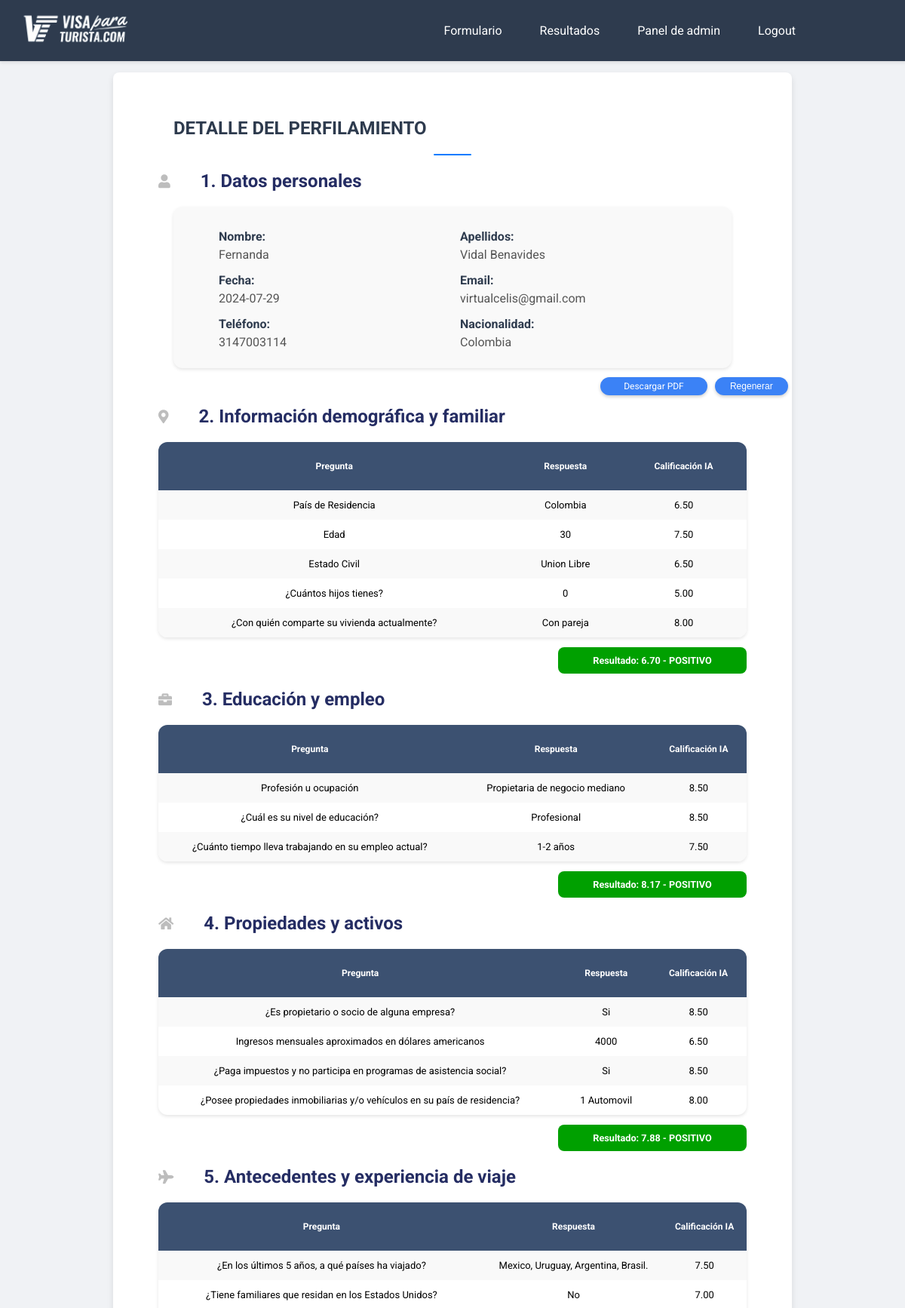
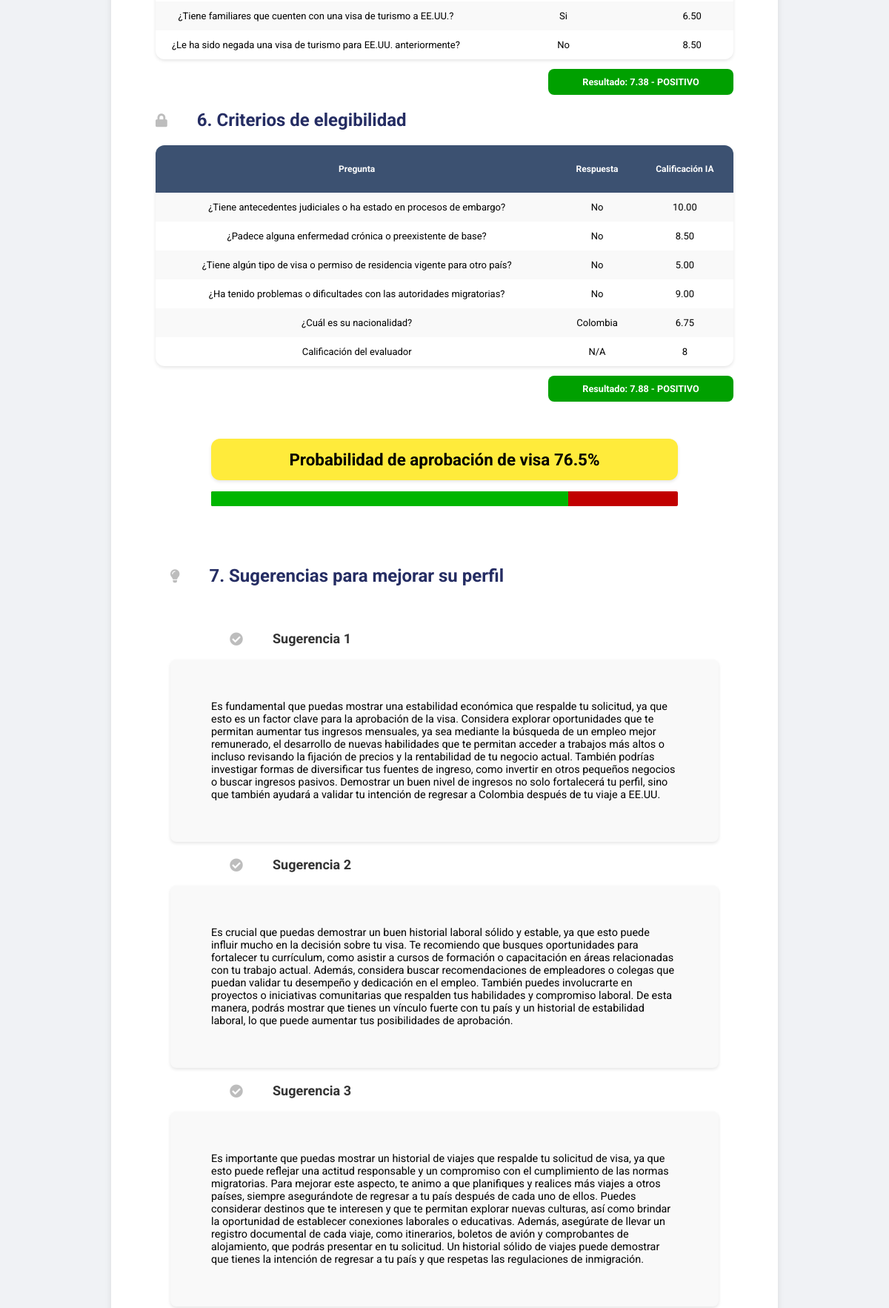
The page /detail/4 (signed in, upper part) on the database its author committed (2 pictures, top to bottom).
### models.py (models this page shows)
class FormResult(db.Model):
  id = db.Column(db.Integer, primary_key=True)
  fecha = db.Column(db.String(50), nullable=False)
  nombre = db.Column(db.String(100), nullable=False)
  apellidos = db.Column(db.String(100), nullable=False)
  email = db.Column(db.String(100), nullable=False)
  telefono = db.Column(db.String(50), nullable=False)
  pais_residencia = db.Column(db.String(100), nullable=False)
  edad = db.Column(db.Integer, nullable=False)
  estado_civil = db.Column(db.String(50), nullable=False)
  hijos = db.Column(db.String(50), nullable=False)
  vivienda = db.Column(db.String(100), nullable=False)
  profesion = db.Column(db.String(100), nullable=False)
  nivel_educacion = db.Column(db.String(100), nullable=False)
  tiempo_empleo = db.Column(db.String(100), nullable=False)
  propietario = db.Column(db.String(50), nullable=False)
  ingresos = db.Column(db.Integer, nullable=False)
  impuestos = db.Column(db.String(50), nullable=False)
  propiedades = db.Column(db.String(100), nullable=False)
  viajes = db.Column(db.String(100), nullable=False)
  familiares_eeuu = db.Column(db.String(100), nullable=False)
  familiares_visa = db.Column(db.String(100), nullable=False)
  visa_negada = db.Column(db.String(100), nullable=False)
  antecedentes = db.Column(db.String(100), nullable=False)
  enfermedades = db.Column(db.String(100), nullable=False)
  visa_otra = db.Column(db.String(100), nullable=False)
  problemas_migratorios = db.Column(db.String(100), nullable=False)
  nacionalidad = db.Column(db.String(100), nullable=False)
  calificacion = db.Column(db.Integer, nullable=False)
  calificacion_pais_residencia_ChatGPT = db.Column(db.Text, nullable=True)
  calificacion_edad_ChatGPT = db.Column(db.Text, nullable=True)
  calificacion_estado_civil_ChatGPT = db.Column(db.Text, nullable=True)
  calificacion_hijos_ChatGPT = db.Column(db.Text, nullable=True)
  calificacion_vivienda_ChatGPT = db.Column(db.Text, nullable=True)
  calificacion_profesion_ChatGPT = db.Column(db.Text, nullable=True)
  calificacion_nivel_educacion_ChatGPT = db.Column(db.Text, nullable=True)
  calificacion_tiempo_empleo_ChatGPT = db.Column(db.Text, nullable=True)
  calificacion_propietario_ChatGPT = db.Column(db.Text, nullable=True)
  calificacion_ingresos_ChatGPT = db.Column(db.Text, nullable=True)
  calificacion_impuestos_ChatGPT = db.Column(db.Text, nullable=True)
  calificacion_propiedades_ChatGPT = db.Column(db.Text, nullable=True)
  calificacion_viajes_ChatGPT = db.Column(db.Text, nullable=True)
  calificacion_familiares_eeuu_ChatGPT = db.Column(db.Text, nullable=True)
  calificacion_familiares_visa_ChatGPT = db.Column(db.Text, nullable=True)
  calificacion_visa_negada_ChatGPT = db.Column(db.Text, nullable=True)
  calificacion_antecedentes_ChatGPT = db.Column(db.Text, nullable=True)
  calificacion_enfermedades_ChatGPT = db.Column(db.Text, nullable=True)
  calificacion_visa_otra_ChatGPT = db.Column(db.Text, nullable=True)
  calificacion_problemas_migratorios_ChatGPT = db.Column(db.Text, nullable=True)
  calificacion_nacionalidad_ChatGPT = db.Column(db.Text, nullable=True)
  calificacion_criterios_confidenciales_ChatGPT = db.Column(db.Text, nullable=True)
  probabilidad = db.Column(db.Integer, nullable=False)
  sugerencia_1_ChatGPT = db.Column(db.Text, nullable=True)
  sugerencia_2_ChatGPT = db.Column(db.Text, nullable=True)
  sugerencia_3_ChatGPT = db.Column(db.Text, nullable=True)
  calificacion_categoria_informacion_demografica_familiar_ChatGPT = db.Column(db.Text, nullable=True)
  calificacion_categoria_educacion_empleo_ChatGPT = db.Column(db.Text, nullable=True)
  calificacion_categoria_propiedades_activos_ChatGPT = db.Column(db.Text, nullable=True)
  calificacion_categoria_antecedentes_experiencia_viaje_ChatGPT = db.Column(db.Text, nullable=True)
  calificacion_categoria_criterios_confidenciales_ChatGPT = db.Column(db.Text, nullable=True)
  notas = db.Column(db.Text, nullable=True)
  pdf_path = db.Column(db.String(200), nullable=False)

### app.py (the view)
@app.route('/detail/<int:id>')
@login_required
def detail(id):
    result = FormResult.query.get_or_404(id)
    return render_template('detail.html', result=result)

### app.py (called while the page is built)
@login_manager.user_loader
def load_user(id):
    return User.query.get(int(id))

### templates/detail.html (shortened to what this page needs)
<!DOCTYPE html>
<html lang="es">
<head>
    <link rel="stylesheet" href="https://cdnjs.cloudflare.com/ajax/libs/font-awesome/6.0.0-beta3/css/all.min.css">
</head>
<body>
  {% include 'base.html' %}
  {% block content %}
    <div class="container" id="content">
        <div class="header content-margins">
            <h1>Detalle del Perfilamiento</h1>
            <div class="separator"></div>
        </div>
        <h2><i class="fa fa-user"></i> 1. Datos personales</h2>
        <div class="personal-details content-margins">
            <div>
                <label>Nombre:</label>
                <span id="nombre-span">{{ result.nombre }}</span>
            </div>
            <div>
                <label>Apellidos:</label>
                <span id="apellidos-span">{{ result.apellidos }}</span>
            </div>
            <div>
                <label>Fecha:</label>
                <span id="fecha-span">{{ result.fecha }}</span>
            </div>
            <div>
                <label>Email:</label>
                <span id="email-span">{{ result.email }}</span>
            </div>
            <div data-html2canvas-ignore="true">
                <label>Teléfono:</label>
                <span id="telefono-span">{{ result.telefono }}</span>
            </div>
            <div data-html2canvas-ignore="true">
                <label>Nacionalidad:</label>
                <span id="nacionalidad-span">{{ result.nacionalidad }}</span>
            </div>
        </div>
        <div class="buttons" data-html2canvas-ignore="true">
          {% if current_user.roles[0].id == 1 %}
            <a href="#" class="descargaPDF" id="generatePDF" data-id="{{ result.id }}">Descargar PDF</a>
            <button type="button" onclick="document.getElementById('regenerar-form').submit();">Regenerar</button>
          {% else %}
            <a href="#" class="descargaPDF" id="generatePDF" data-id="{{ result.id }}">Descargar PDF</a>
            <button type="button" onclick="document.getElementById('regenerar-form').submit();">Regenerar</button>
          {% endif %}
        </div>
        <h2><i class="fa fa-map-marker-alt"></i> 2. Información demográfica y familiar</h2>
        <table class="other-info">
            <tr>
                <th>Pregunta</th>
                <th>Respuesta</th>
                <th>Calificación IA</th>
            </tr>
            <tr>
                <td>País de Residencia</td>
                <td>{{ result.pais_residencia }}</td>
                <td>{{ result.calificacion_pais_residencia_ChatGPT }}</td>
            </tr>
            <tr>
                <td>Edad</td>
                <td>{{ result.edad }}</td>
                <td>{{ result.calificacion_edad_ChatGPT }}</td>
            </tr>
            <tr>
                <td>Estado Civil</td>
                <td>{{ result.estado_civil }}</td>
                <td>{{ result.calificacion_estado_civil_ChatGPT }}</td>
            </tr>
            <tr>
                <td>¿Cuántos hijos tienes?</td>
                <td>{{ result.hijos }}</td>
                <td>{{ result.calificacion_hijos_ChatGPT }}</td>
            </tr>
            <tr>
                <td>¿Con quién comparte su vivienda actualmente?</td>
                <td>{{ result.vivienda }}</td>
                <td>{{ result.calificacion_vivienda_ChatGPT }}</td>
            </tr>
        </table>
        <div class="result-container">
            <div id="result-info-table" class="result-box"></div>
        </div>
        <h2><i class="fa fa-briefcase"></i> 3. Educación y empleo</h2>
        <table class="other-info">
            <tr>
                <th>Pregunta</th>
                <th>Respuesta</th>
                <th>Calificación IA</th>
            </tr>
            <tr>
                <td>Profesión u ocupación</td>
                <td>{{ result.profesion }}</td>
                <td>{{ result.calificacion_profesion_ChatGPT }}</td>
            </tr>
            <tr>
                <td>¿Cuál es su nivel de educación?</td>
                <td>{{ result.nivel_educacion }}</td>
                <td>{{ result.calificacion_nivel_educacion_ChatGPT }}</td>
            </tr>
            <tr>
                <td>¿Cuánto tiempo lleva trabajando en su empleo actual?</td>
                <td>{{ result.tiempo_empleo }}</td>
                <td>{{ result.calificacion_tiempo_empleo_ChatGPT }}</td>
            </tr>
        </table>
        <div class="result-container">
            <div id="result-education-table" class="result-box"></div>
        </div>
        <h2><i class="fa fa-home"></i> 4. Propiedades y activos</h2>
        <table class="other-info">
            <tr>
                <th>Pregunta</th>
                <th>Respuesta</th>
                <th>Calificación IA</th>
            </tr>
            <tr>
                <td>¿Es propietario o socio de alguna empresa?</td>
                <td>{{ result.propietario }}</td>
                <td>{{ result.calificacion_propietario_ChatGPT }}</td>
            </tr>
            <tr>
                <td>Ingresos mensuales aproximados en dólares americanos</td>
                <td>{{ result.ingresos }}</td>
                <td>{{ result.calificacion_ingresos_ChatGPT }}</td>
            </tr>
            <tr>
                <td>¿Paga impuestos y no participa en programas de asistencia social?</td>
                <td>{{ result.impuestos }}</td>
                <td>{{ result.calificacion_impuestos_ChatGPT }}</td>
            </tr>
            <tr>
                <td>¿Posee propiedades inmobiliarias y/o vehículos en su país de residencia?</td>
                <td>{{ result.propiedades }}</td>
                <td>{{ result.calificacion_propiedades_ChatGPT }}</td>
            </tr>
        </table>
        <div class="result-container">
            <div id="result-assets-table" class="result-box"></div>
        </div>
        <h2><i class="fa fa-plane"></i> 5. Antecedentes y experiencia de viaje</h2>
        <table class="other-info">
            <tr>
                <th>Pregunta</th>
                <th>Respuesta</th>
                <th>Calificación IA</th>
            </tr>
            <tr>
                <td>¿En los últimos 5 años, a qué países ha viajado?</td>
                <td>{{ result.viajes }}</td>
                <td>{{ result.calificacion_viajes_ChatGPT }}</td>
            </tr>
            <tr>
                <td>¿Tiene familiares que residan en los Estados Unidos?</td>
                <td>{{ result.familiares_eeuu }}</td>
                <td>{{ result.calificacion_familiares_eeuu_ChatGPT }}</td>
            </tr>
            <tr>
                <td>¿Tiene familiares que cuenten con una visa de turismo a EE.UU.?</td>
                <td>{{ result.familiares_visa }}</td>
                <td>{{ result.calificacion_familiares_visa_ChatGPT }}</td>
            </tr>
            <tr>
                <td>¿Le ha sido negada una visa de turismo para EE.UU. anteriormente?</td>
                <td>{{ result.visa_negada }}</td>
                <td>{{ result.calificacion_visa_negada_ChatGPT }}</td>
            </tr>
        </table>
        <div class="result-container">
            <div id="result-background-table" class="result-box"></div>
        </div>
        <h2><i class="fa fa-lock"></i> 6. Criterios de elegibilidad</h2>
        <table class="other-info">
            <tr>
                <th>Pregunta</th>
                <th>Respuesta</th>
                <th>Calificación IA</th>
            </tr>
            <tr>
                <td>¿Tiene antecedentes judiciales o ha estado en procesos de embargo?</td>
                <td>{{ result.antecedentes }}</td>
                <td>{{ result.calificacion_antecedentes_ChatGPT }}</td>
            </tr>
            <tr>
                <td>¿Padece alguna enfermedad crónica o preexistente de base?</td>
                <td>{{ result.enfermedades }}</td>
                <td>{{ result.calificacion_enfermedades_ChatGPT }}</td>
            </tr>
            <tr>
                <td>¿Tiene algún tipo de visa o permiso de residencia vigente para otro país?</td>
                <td>{{ result.visa_otra }}</td>
                <td>{{ result.calificacion_visa_otra_ChatGPT }}</td>
            </tr>
            <tr>
                <td>¿Ha tenido problemas o dificultades con las autoridades migratorias?</td>
                <td>{{ result.problemas_migratorios }}</td>
                <td>{{ result.calificacion_problemas_migratorios_ChatGPT }}</td>
            </tr>
            <tr>
                <td>¿Cuál es su nacionalidad?</td>
                <td>{{ result.nacionalidad }}</td>
                <td>{{ result.calificacion_nacionalidad_ChatGPT }}</td>
            </tr>
            <tr>
                <td>Calificación del evaluador</td>
                <td>N/A</td>
                <td>{{ result.calificacion }}</td>
            </tr>
        </table>
        <div class="result-container">
            <div id="result-confidential-table" class="result-box"></div>
        </div>
        <div class="probability">
            <strong>Probabilidad de aprobación de visa</strong>
            <strong>{{ result.probabilidad }}%</strong>
        </div>
        <div class="probability-bar">
            <div class="probability-bar-inner"></div>
        </div>
        <div class="suggestions content-margins">
            <h2 style="margin-bottom: 60px;"><i class="fa fa-lightbulb"></i> 7. Sugerencias para mejorar su perfil</h2>
            <div class="suggestion">
                <h3><i class="fa fa-check-circle"></i> Sugerencia 1</h3>
                <p>{{ result.sugerencia_1_ChatGPT }}</p>
            </div>
            <div class="suggestion">
                <h3><i class="fa fa-check-circle"></i> Sugerencia 2</h3>
                <p>{{ result.sugerencia_2_ChatGPT }}</p>
            </div>
            <div class="suggestion">
                <h3><i class="fa fa-check-circle"></i> Sugerencia 3</h3>
                <p>{{ result.sugerencia_3_ChatGPT }}</p>
            </div>
        </div>
{% endblock %}
</body>
</html>

### static/estilos.css (style rules this page uses)
body { font-family: 'Roboto', Arial, sans-serif; background-color: #f0f2f5; margin: 0; padding: 0; }
.header { margin-bottom: 20px; }
.header h1 { font-size: 24px; margin: 0; text-transform: uppercase; text-align: left; }
.container { max-width: 75%; background: white; border-radius: 8px; box-shadow: 0 4px 8px rgba(0, 0, 0, 0.1); padding: 60px; margin: 6rem auto;; box-sizing: border-box; overflow: hidden; position: relative; }
h1 { color: #252d63; font-weight: 700; font-size: 24px; text-align: center; margin-bottom: 20px; }
.separator { width: 100%; height: 4px; background-color: #3b82f6; margin: 20px 0; border-radius: 2px; }
label { display: block; margin-bottom: 5px; font-weight: 500; color: #1e293b; display: flex; align-items: center; gap: 5px; }
table { width: 100%; border-collapse: collapse; margin-top: 20px; }
th, td { padding: 12px 15px; border: 1px solid #d1d5db; text-align: center; vertical-align: middle; font-size: 13px; }
th { background-color: #3c5171; color: #ffffff; }
tbody tr:nth-child(even) { background-color: #f9f9f9; }
a { color: #3b82f6; text-decoration: none; }
button { width: 100%; padding: 15px; background-color: #0073e6; color: #fff; border: none; border-radius: 5px; font-size: 16px; cursor: pointer; transition: background-color 0.3s; }
table { width: 100%; border-collapse: collapse; margin-top: 20px; border: none; }
th, td { padding: 12px 15px; border: none; text-align: center; vertical-align: middle; font-size: 13px; }
.separator { height: 2px; background-color: #007BFF; width: 50px; margin: 20px auto; border-radius: 1px; }
th { font-size: 12px; padding: px 0px; }
th { height: 40px; line-height: 40px; }

### rows shown on the page
FormResult: nombre "Fernanda", apellidos "Vidal Benavides", fecha "2024-07-29", email "virtualcelis@gmail.com", telefono "3147003114", nacionalidad "Colombia", pais_residencia "Colombia", calificacion_pais_residencia_ChatGPT "6.50", edad "30", calificacion_edad_ChatGPT "7.50", estado_civil "Union Libre", calificacion_estado_civil_ChatGPT "6.50", hijos "0", calificacion_hijos_ChatGPT "5.00", vivienda "Con pareja", calificacion_vivienda_ChatGPT "8.00", profesion "Propietaria de negocio mediano", calificacion_profesion_ChatGPT "8.50", nivel_educacion "Profesional", calificacion_nivel_educacion_ChatGPT "8.50", tiempo_empleo "1-2 años", calificacion_tiempo_empleo_ChatGPT "7.50", propietario "Si", calificacion_propietario_ChatGPT "8.50", ingresos "4000", calificacion_ingresos_ChatGPT "6.50", impuestos "Si", calificacion_impuestos_ChatGPT "8.50", propiedades "1 Automovil", calificacion_propiedades_ChatGPT "8.00", viajes "Mexico, Uruguay, Argentina, Brasil.", calificacion_viajes_ChatGPT "7.50", familiares_eeuu "No", calificacion_familiares_eeuu_ChatGPT "7.00", familiares_visa "Si", calificacion_familiares_visa_ChatGPT "6.50", visa_negada "No", calificacion_visa_negada_ChatGPT "8.50", antecedentes "No", calificacion_antecedentes_ChatGPT "10.00", enfermedades "No", calificacion_enfermedades_ChatGPT "8.50", visa_otra "No", calificacion_visa_otra_ChatGPT "5.00", problemas_migratorios "No", calificacion_problemas_migratorios_ChatGPT "9.00", calificacion_nacionalidad_ChatGPT "6.75", calificacion "8", probabilidad "76.5", sugerencia_1_ChatGPT "Es fundamental que puedas mostrar una estabilidad económica que respalde tu solicitud, ya que esto es un factor clave para la aprobación de la visa. Considera explorar oportunidades que te permitan aumentar tus ingresos mensuales, ya sea mediante la búsqueda de un empleo mejor remunerado, el desarrollo de nuevas habilidades que te permitan acceder a trabajos más altos o incluso revisando la fijación de precios y la rentabilidad de tu negocio actual. También podrías investigar formas de diversificar tus fuentes de ingreso, como invertir en otros pequeños negocios o buscar ingresos pasivos. Demostrar un buen nivel de ingresos no solo fortalecerá tu perfil, sino que también ayudará a validar…", sugerencia_2_ChatGPT "Es crucial que puedas demostrar un buen historial laboral sólido y estable, ya que esto puede influir mucho en la decisión sobre tu visa. Te recomiendo que busques oportunidades para fortalecer tu currículum, como asistir a cursos de formación o capacitación en áreas relacionadas con tu trabajo actual. Además, considera buscar recomendaciones de empleadores o colegas que puedan validar tu desempeño y dedicación en el empleo. También puedes involucrarte en proyectos o iniciativas comunitarias que respalden tus habilidades y compromiso laboral. De esta manera, podrás mostrar que tienes un vínculo fuerte con tu país y un historial de estabilidad laboral, lo que puede aumentar tus posibilidades…", sugerencia_3_ChatGPT "Es importante que puedas mostrar un historial de viajes que respalde tu solicitud de visa, ya que esto puede reflejar una actitud responsable y un compromiso con el cumplimiento de las normas migratorias. Para mejorar este aspecto, te animo a que planifiques y realices más viajes a otros países, siempre asegurándote de regresar a tu país después de cada uno de ellos. Puedes considerar destinos que te interesen y que te permitan explorar nuevas culturas, así como brindar la oportunidad de establecer conexiones laborales o educativas. Además, asegúrate de llevar un registro documental de cada viaje, como itinerarios, boletos de avión y comprobantes de alojamiento, que podrás presentar en tu…"
